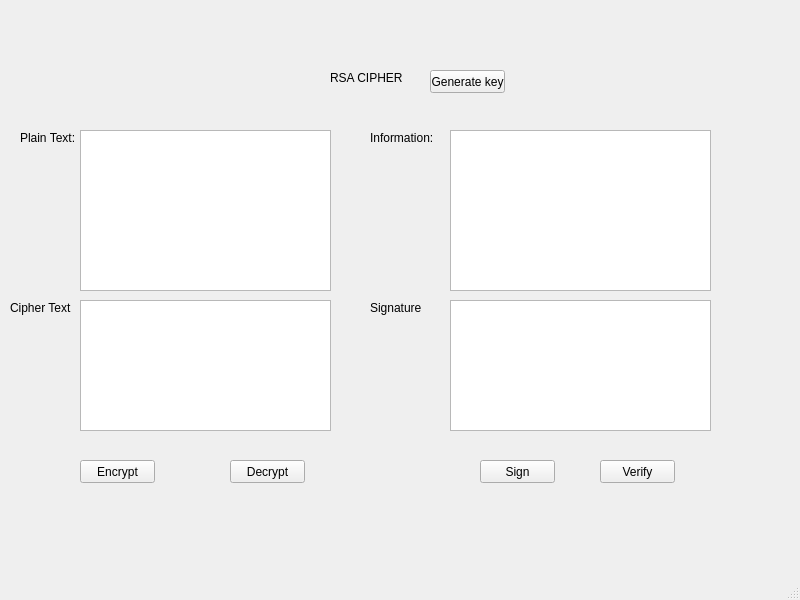
<?xml version="1.0" encoding="UTF-8"?>
<ui version="4.0">
 <class>MainWindow</class>
 <widget class="QMainWindow" name="MainWindow">
  <property name="geometry">
   <rect>
    <x>0</x>
    <y>0</y>
    <width>800</width>
    <height>600</height>
   </rect>
  </property>
  <property name="windowTitle">
   <string>MainWindow</string>
  </property>
  <widget class="QWidget" name="centralwidget">
   <widget class="QPushButton" name="btn_encrypt">
    <property name="geometry">
     <rect>
      <x>80</x>
      <y>460</y>
      <width>75</width>
      <height>23</height>
     </rect>
    </property>
    <property name="text">
     <string>Encrypt</string>
    </property>
   </widget>
   <widget class="QLabel" name="label_2">
    <property name="geometry">
     <rect>
      <x>20</x>
      <y>130</y>
      <width>61</width>
      <height>16</height>
     </rect>
    </property>
    <property name="text">
     <string>Plain Text:</string>
    </property>
   </widget>
   <widget class="QPushButton" name="btn_verify">
    <property name="geometry">
     <rect>
      <x>600</x>
      <y>460</y>
      <width>75</width>
      <height>23</height>
     </rect>
    </property>
    <property name="text">
     <string>Verify</string>
    </property>
   </widget>
   <widget class="QLabel" name="label">
    <property name="geometry">
     <rect>
      <x>330</x>
      <y>70</y>
      <width>121</width>
      <height>16</height>
     </rect>
    </property>
    <property name="text">
     <string>RSA CIPHER</string>
    </property>
   </widget>
   <widget class="QPushButton" name="btn_gen_keys">
    <property name="geometry">
     <rect>
      <x>430</x>
      <y>70</y>
      <width>75</width>
      <height>23</height>
     </rect>
    </property>
    <property name="text">
     <string>Generate key</string>
    </property>
   </widget>
   <widget class="QTextEdit" name="txt_plain_text">
    <property name="geometry">
     <rect>
      <x>80</x>
      <y>130</y>
      <width>251</width>
      <height>161</height>
     </rect>
    </property>
   </widget>
   <widget class="QLabel" name="label_5">
    <property name="geometry">
     <rect>
      <x>370</x>
      <y>300</y>
      <width>51</width>
      <height>16</height>
     </rect>
    </property>
    <property name="text">
     <string>Signature:</string>
    </property>
   </widget>
   <widget class="QLabel" name="label_3">
    <property name="geometry">
     <rect>
      <x>10</x>
      <y>300</y>
      <width>61</width>
      <height>16</height>
     </rect>
    </property>
    <property name="text">
     <string>Cipher Text:</string>
    </property>
   </widget>
   <widget class="QTextEdit" name="txt_cipher_text">
    <property name="geometry">
     <rect>
      <x>80</x>
      <y>300</y>
      <width>251</width>
      <height>131</height>
     </rect>
    </property>
   </widget>
   <widget class="QPushButton" name="btn_decrypt">
    <property name="geometry">
     <rect>
      <x>230</x>
      <y>460</y>
      <width>75</width>
      <height>23</height>
     </rect>
    </property>
    <property name="text">
     <string>Decrypt</string>
    </property>
   </widget>
   <widget class="QLabel" name="label_4">
    <property name="geometry">
     <rect>
      <x>370</x>
      <y>130</y>
      <width>71</width>
      <height>16</height>
     </rect>
    </property>
    <property name="text">
     <string>Information:</string>
    </property>
   </widget>
   <widget class="QPushButton" name="btn_sign">
    <property name="geometry">
     <rect>
      <x>480</x>
      <y>460</y>
      <width>75</width>
      <height>23</height>
     </rect>
    </property>
    <property name="text">
     <string>Sign</string>
    </property>
   </widget>
   <widget class="QTextEdit" name="txt_sign">
    <property name="geometry">
     <rect>
      <x>450</x>
      <y>300</y>
      <width>261</width>
      <height>131</height>
     </rect>
    </property>
   </widget>
   <widget class="QTextEdit" name="txt_info">
    <property name="geometry">
     <rect>
      <x>450</x>
      <y>130</y>
      <width>261</width>
      <height>161</height>
     </rect>
    </property>
   </widget>
  </widget>
  <widget class="QMenuBar" name="menubar">
   <property name="geometry">
    <rect>
     <x>0</x>
     <y>0</y>
     <width>800</width>
     <height>21</height>
    </rect>
   </property>
  </widget>
  <widget class="QStatusBar" name="statusbar"/>
 </widget>
 <resources/>
 <connections/>
</ui>
